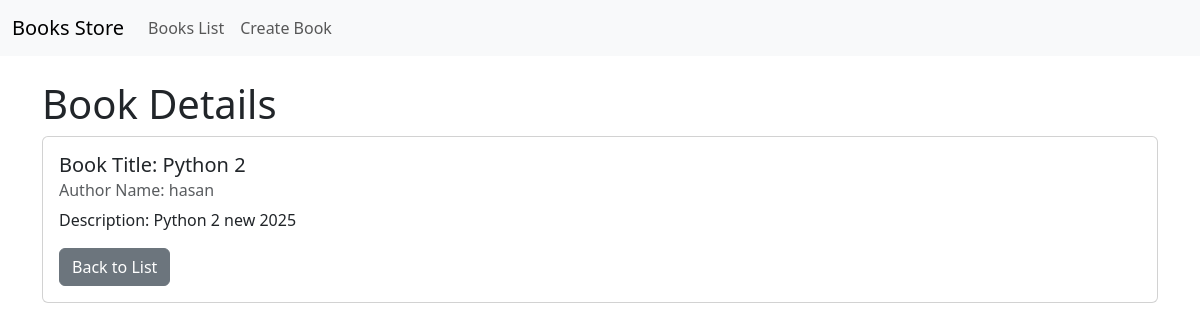
Page /books/3 on the committed database.
### models/book.py (models this page shows)
class Book(Base):
    __tablename__ = "books"
    id = Column(Integer, primary_key=True)
    title = Column(String, nullable=False)
    description = Column(String)
    author_id = Column(Integer, ForeignKey("authors.id")) # weil die aAuthor tabele so heißt:     __tablename__ = "authors"
    author = relationship("Author", back_populates="books")
    reviews = relationship("Review", back_populates="book")

### models/author.py (models this page shows)
class Author(Base):
    __tablename__ = "authors"
    id = Column(Integer, primary_key=True)
    name = Column(String, nullable=False)
    books = relationship("Book", back_populates="author")

### views/books.py (the view)
@router.get("/{book_id}", include_in_schema=False)
def book_detail(request: Request,book_id:int,db: Session = Depends(get_db)):
    book = db.query(Book).get(book_id)
    if not book:
        raise HTTPException(status_code=404, detail="Book not found")
    return templates.TemplateResponse("books_detail.html", {"request": request, "book": book})

### templates/books_detail.html
{% extends "base.html" %}
{% block content %}
<h1>Book Details</h1>
<div class="card">
    <div class="card-body">
        <h5 class="card-title">Book Title: {{book.title}}</h5>
        <h6 class="card-subtitle mb-2 text-muted">Author Name: {{book.author.name}}</h6>
        <p class="card-text">Description: {{book.description}}</p>
        <a href="/books" class="btn btn-secondary">Back to List</a>
    </div>
</div>
{% endblock %}

### rows in the picture
Book: title "Python 2", description "Python 2 new 2025"
Author: author.name "hasan"
